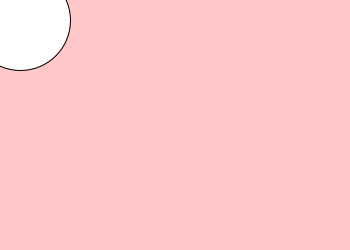
Frame 1 (no input)
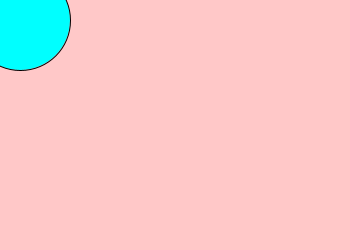
Frame 60 (the mouse pressed at the canvas centre just before this capture)
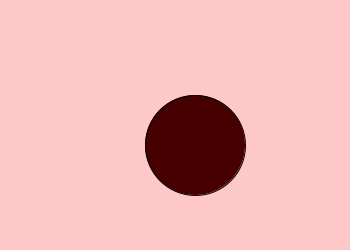
Frame 120 (the mouse held since frame 60 and released just before this capture)

The Processing sketch that drew these frames (run headless with seeded random() and noise(); from frame 60 on, the mouse is pressed at the canvas centre):

// Processing sketch: processing_106937
// ── processing_106937.pde

void setup() {  //setup function called initially, only once
  size(350, 250);
  }
  
void draw() {  //draw function loops 

           background(255,200,200);
           
           ellipse(20+mouseX,20+mouseY,100,100);
           
           if(mousePressed)  {
              fill(70,0,0);
           }
           else  {
                fill(0,300,500);
           }
           
}
